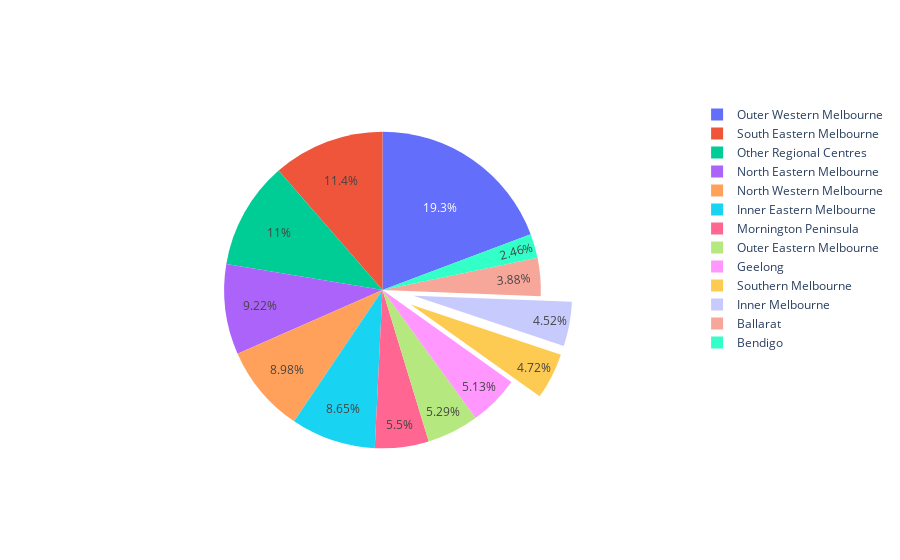

The notebook cell saved with this chart:
### Markdown cell above
### Pie Chart

### Code cell
# As we can see comparatively larger variation in the rent of 3 bedroom house and 4 bedroom house in 
#Inner Melbourne and Southern Melbourne, let's see the number of 3 and 4 bedroom houses in those 
#regions with other regions
fig3 = go.Figure(data = [go.Pie(labels = Regions, values= Rents_3bd_house['Jun 2021 Count'], 
                                pull=[0.2, 0, 0.2])])
fig3.show()

### Figure 1 — Plotly figure (JSON) as saved in the notebook; plotly's stock layout.template omitted (floating-point values rounded to 4 significant figures)
{"data": [{"labels": ["Inner Melbourne", "Inner Eastern Melbourne", "Southern Melbourne", "Outer Western Melbourne", "North Western Melbourne", "North Eastern Melbourne", "Outer Eastern Melbourne", "South Eastern Melbourne", "Mornington Peninsula", "Geelong", "Ballarat", "Bendigo", "Other Regional Centres"], "pull": [0.2, 0, 0.2], "type": "pie", "values": [2037, 3894, 2127, 8678, 4043, 4152, 2381, 5130, 2476, 2311, 1749, 1110, 4948]}], "layout": {}}
